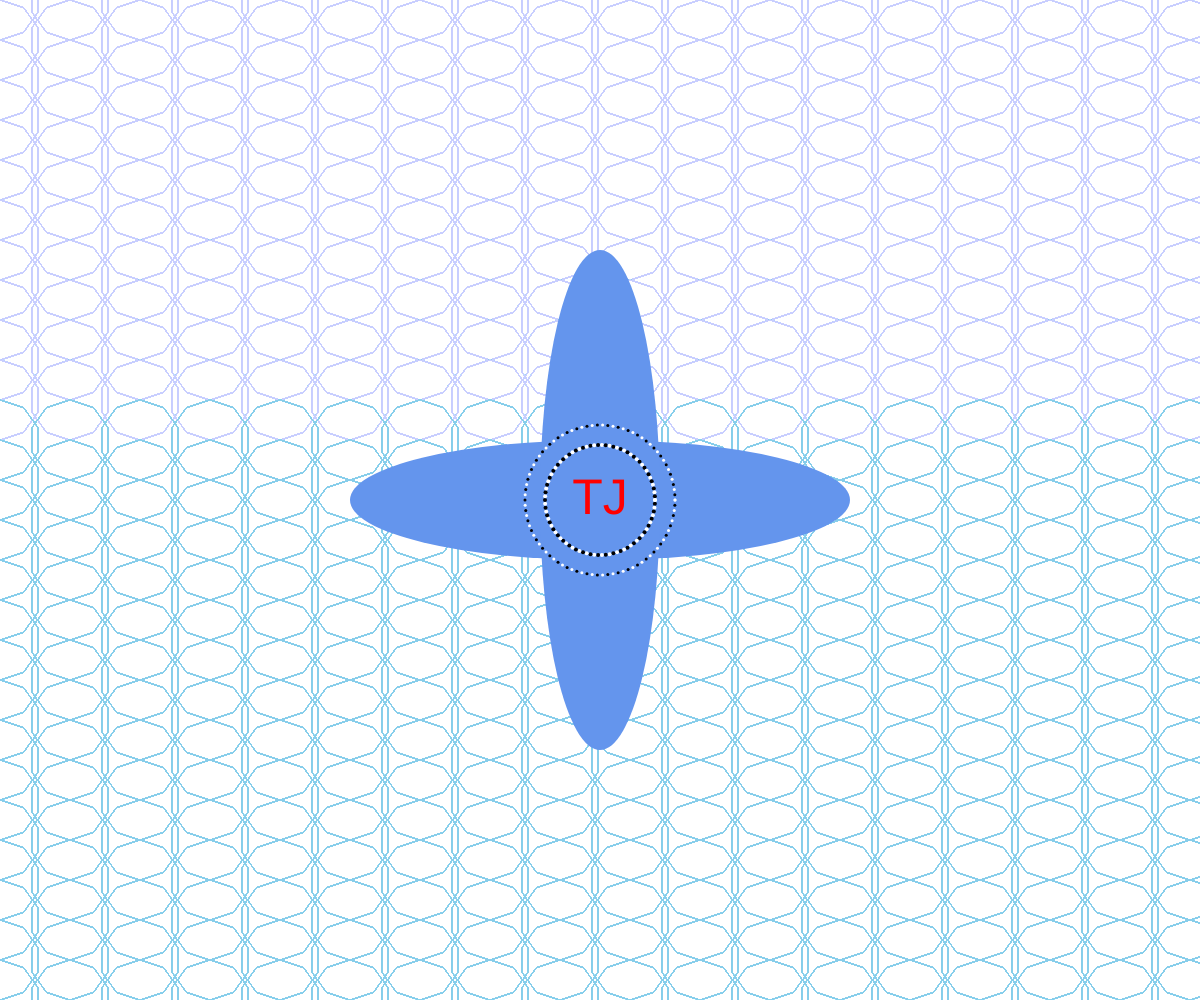
Frame 1 (no input)
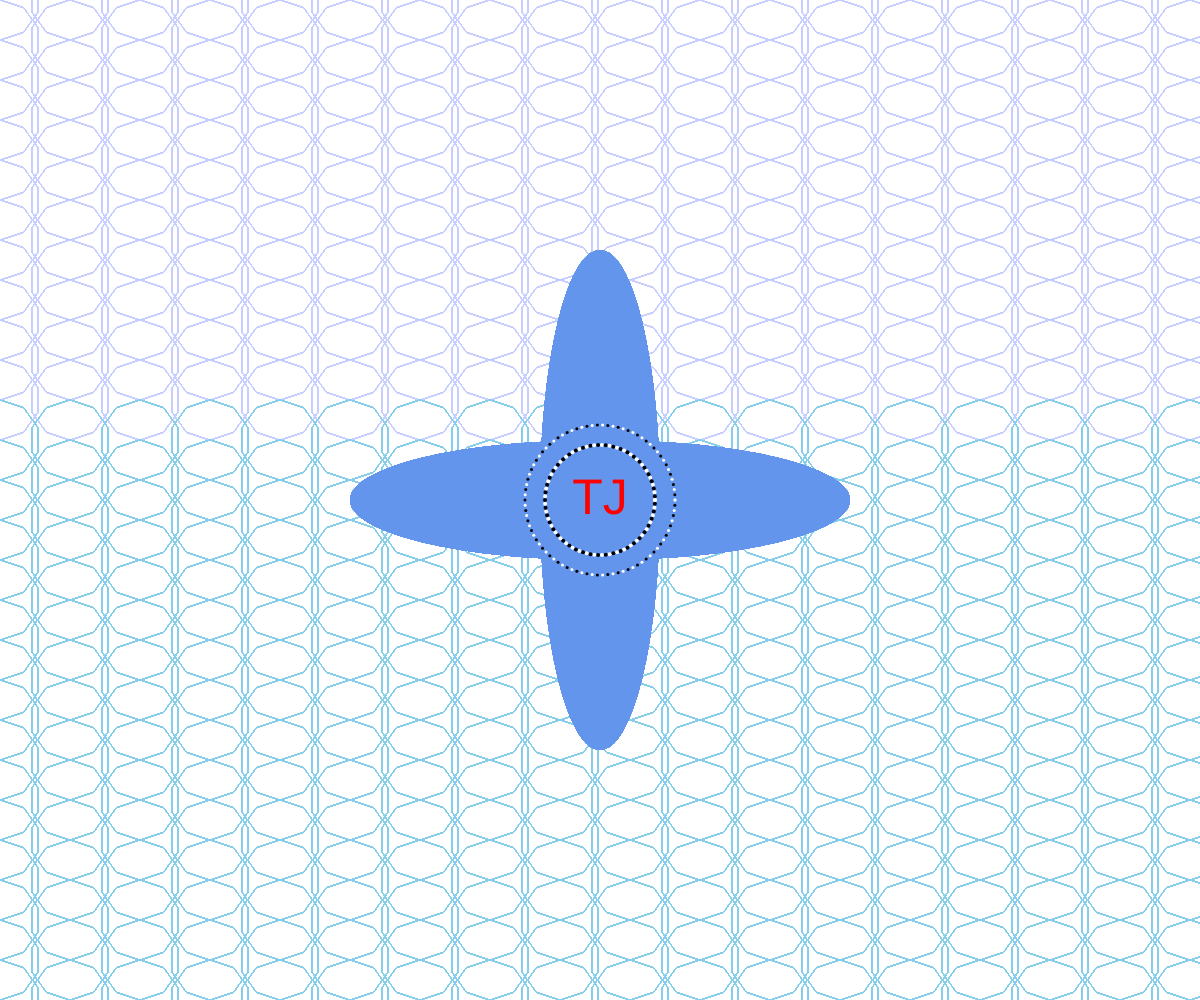
Frame 60 (no input)
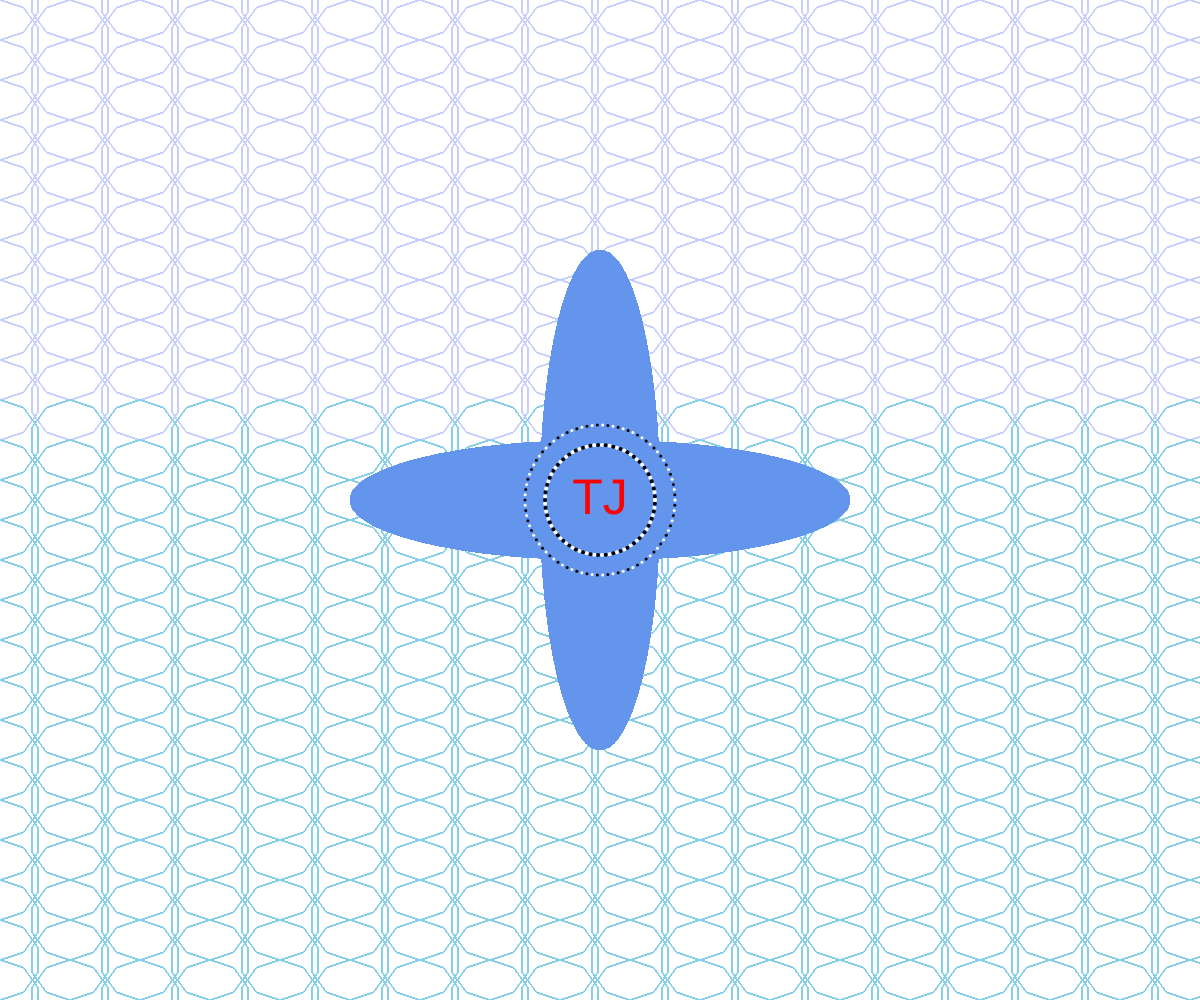
Frame 120 (the mouse pressed at the canvas centre since frame 60)

The p5.js sketch that drew these frames (run headless with seeded random() and noise() and a simulated clock; from frame 60 on, the mouse is pressed at the canvas centre):

// p5.js sketch
// ── sketch.js
// 最終課題を制作しよう

function setup(){//プログラムの初期設定
  createCanvas(windowWidth,windowHeight);//ウィンドウの幅と高さに合わせたキャンバスの作成
  fill(0);//壁画時のデフォルトの塗りつぶし色を黑に設定
  for(let i=0 ; i < 20; i++)//iが0から19までの20回繰り返すループ
  for(let j=0 ; j < 42; j++)//jが0から41までの42回繰り返すループ
Polygon(10,i*70,j*40,40);//Polygon関数。多角形を描画。10＝多角形の辺の数。
}

function draw(){

}

function Polygon(n, cx,cy, r){//多角形描画。辺の数＝n、中心座標（cx, cy）、半径r
  beginShape();//多角形の描画開始
  for(let i=0 ; i<5; i++){//iが0から4までの5回を繰り返すループ。
  for(let j=0; j<21; j++){//jがiから20までの21回繰り返すループ。
  noFill();//塗りつぶしなしで描画
  if(cy<i*110){stroke(200,206,300);}//条件に応じてストロークの色を変更、上下で色を変える
  else{stroke(135,206,235)};
  beginShape();//新しい多角形の描画
  for(let i=0; i<n;i++){//iが0からn-iまでのn回繰り返すループ。
  let theta = TWO_PI*i*1/n - HALF_PI;//thetaの定義。
  let x = cx + cos(theta) * r;//x座標を計算
  let y = cy + sin(theta) * r;//y座標を計算
  vertex(x,y);//多角形の頂点を追加。
  
  }
  endShape(CLOSE);//描画の終了
  }
  }
}


function draw(){
  const cx = width / 2;//キャンバスの中心のx座標、y座標
  const cy = height / 2;
  fill(100,149,237);//塗りつぶし色を指定。
  noStroke(0);//線なしで描画
  ellipse(cx, cy, 500, 120);//楕円を描画
  fill(100,149,237,);//塗りつぶし色を指定
  noStroke(0);//楕円を描画
  ellipse(cx, cy, 120, 500);//楕円を描画

  fill(255,0,0)//文字の色を指定
  textSize(50);//テキストサイズの指定
  textAlign(CENTER, CENTER);//テキストの配置を中央に指定
  text('TJ',cx, cy);//TJというテキストの描画
  drawCheckeredCircle(cx, cy, 110, 90, 4);
  drawCheckeredCircle(cx, cy, 150, 90, 3)
}

function drawCheckeredCircle(x, y, d, s, checkeSize){//チェッカーパターンを持つ円を描画する関数の定義
  push();//現在の変換行列の保存
  translate(x, y);//新しい描画位置の設定
  beginShape();//新しい図形の描画を開始
  for (let i=0; i <= s; i++){//iが0からsまでのs+1回繰り返すループ
    let theta = map(i, 0, s, 0, TWO_PI);//角度を計算
    let x = cos(theta) * d/2;//x座標を計算
    let y = sin(theta) * d/2;//y座標を計算
    if (i % 2 === 0){//偶数番目の円を白、奇数番目の円を黑で塗りつぶし。
      fill(255);
    } else {
      fill(0);
    }
    ellipse(x, y , checkeSize, checkeSize)  //楕円を描画
  }
  endShape(CLOSE);
  pop();
}
